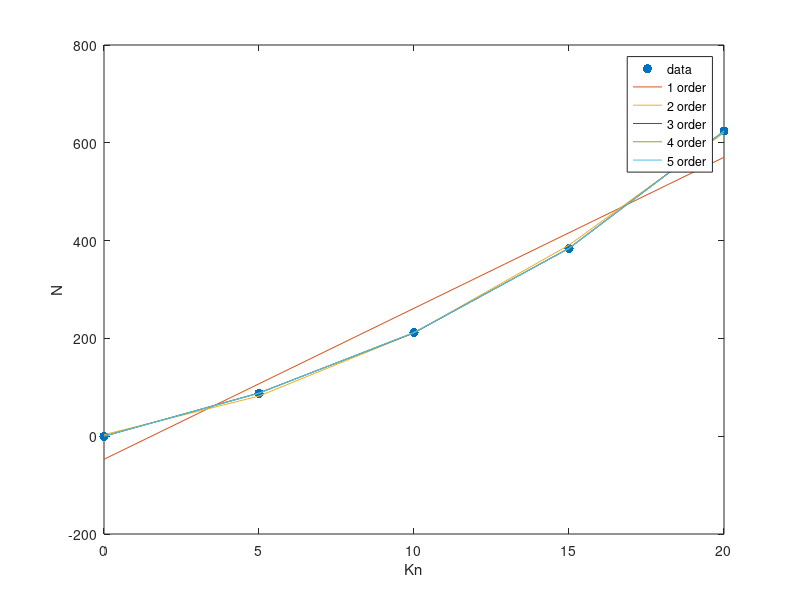
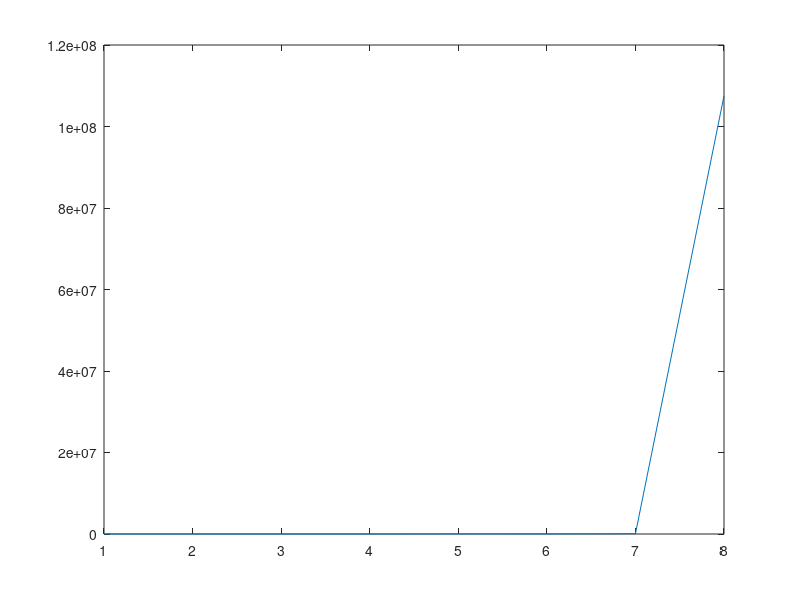
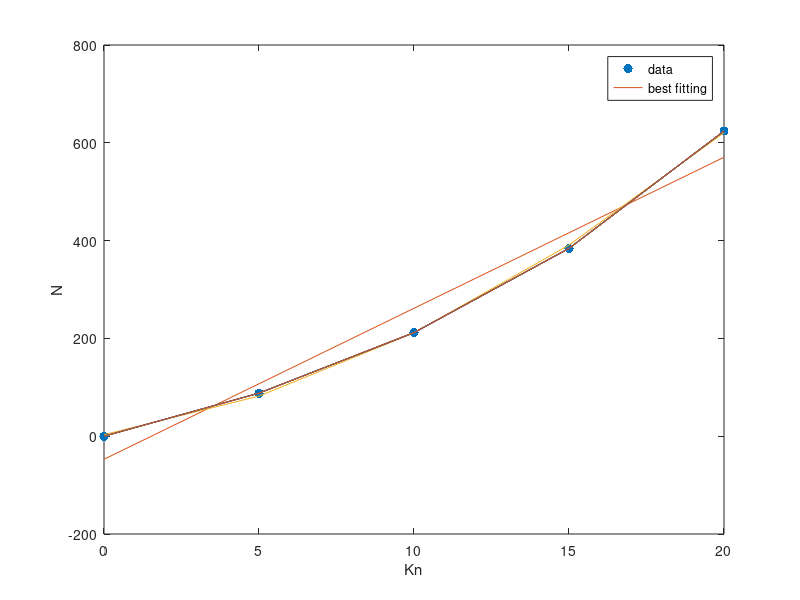

Write MATLAB code to recreate these figures, in order. (Note: this script raises an error after producing the figures.)
%% Model from official data

% drag resistance curve presa con:
%   - displacemente 250 kg
%   - xcog = 1.8 m
% in questo script si cercera di trovare la curva che meglio approssima i
% dati forniti

close all
clear 
clc

%% data
speed_kn = [0:5:20]';            % vettore dati velocità in knots
drag_N   = [0 88 212 384 624]';  % vettore dati drag resistance in Newton
N        = length (speed_kn);    % numero di dati


%% polynomial fitting

% usando tutti i dati
max_order = 8;                  % ordine massimo per il fitting (tunable parameter)
th        = zeros(max_order);   % inizializzazione vettore dei parametri

for n_model = 1:max_order

    PHI = zeros(N,n_model+1);                    % generiamo il vettore phi che raccoglie i nostri dati
   
    for ind = n_model:-1:0                       % from the largest
        PHI(:,n_model+1-ind) = speed_kn.^ind;
    end
    
    th(1:n_model+1, n_model) = (PHI'*PHI)\PHI'*drag_N;
    y_ls(:,n_model)          = PHI*th(1:n_model+1,n_model);

end

% tt = 0:0.1:20;
% NN = 20/0.1;
% yy = zeros (6,5);
% for nn = 1:5
% for ii = 1:NN+1
%     for ind = 5:-1:0
%         xx(ind+1, ii) = tt(ii).^ind;
%     end
%     
%     yy(:,ii,nn) = th(1:6,nn)'*xx(:, ii);
%     end
% end
%     


figure (1), plot (speed_kn, drag_N, '.', 'MarkerSize', 20),
hold on
plot (speed_kn, y_ls(:,1:5)); legend ('data', '1 order', '2 order', '3 order', '4 order', '5 order'); xlabel 'Kn', ylabel 'N';
hold off

%% leave one out cross validation

speed_kn_loo = speed_kn;
drag_N_loo   = drag_N;
max_order    = 8;
th_loo       = zeros(max_order,5, max_order);
% Eval(1:max_order).val(1:5) = zeros(8,1);
s_in(:,1)    = zeros (8,1);

for n_model = 1:max_order % questo ciclo si puo fare a matrici
        
    for ii = 1:5
        speed_kn_loo(ii) = [];                          
        drag_N_loo(ii)   = [];
        PHI_loo          = zeros(N-1, n_model+1);

            for ind = n_model:-1:0 % from the largest
                PHI_loo(:,n_model+1-ind) = speed_kn_loo.^ind;
                s_in(n_model-ind+1,1) = speed_kn(ii).^ind;
            end
        
        th_loo(1:n_model+1,ii, n_model) = (PHI_loo'*PHI_loo)\(PHI_loo'*drag_N_loo); % LS formula
        speed_kn_loo                    = speed_kn;
        drag_N_loo                      = drag_N;
        % y_ls_loo(:,ii,n_model) = PHI_loo*th_loo(1:n_model+1,ii,n_model);
        Err.m_ord(n_model).val(ii) = (drag_N(ii)-th_loo(:, ii, n_model)'*s_in)^2;  % calcolo degli errori di validazione per i singoli modelli
    end
    
    Err.m_ord(n_model).cv = sum(Err.m_ord(n_model).val(:))/N; % calcolo dell'errore di cross validation
end
figure (2), plot (1:max_order, [Err.m_ord.cv]);

fprintf ('il miglior modello e'' il polinomio del 3 ordine\n');

%% Polyval: polynomial fitting (per le note, vedi sotto)
min_std_err = Inf;
fitting =zeros(5,1);

for coeff = 1:max_order
    [p,S,mu] = polyfit(speed_kn,drag_N,coeff); 
    [y_fit,std_err] = polyval(p,speed_kn,S,mu);
    fitting = [fitting y_fit];
    if std_err < min_std_err
        min_std_err = std_err;
        best_grade = coeff;
        best_fit = y_fit;
    end
end
fprintf("Il grado con la std. error minore è: %d",best_grade);
fprintf("\nLa std_err vale:");fprintf("%g\n",min_std_err);

figure ('Name','Polyval')
plot (speed_kn, drag_N, '.', 'MarkerSize', 20)
hold on
plot(speed_kn,fitting(:,2:end));
legend ('data', '1 order', '2 order', '3 order', '4 order', '5 order', '6 order', '7 order', '8 order');
%plot(speed_kn,best_fit);
legend('data','best fitting')
xlabel('Kn'),ylabel('N');


% Note:
 
% polyfit ritorna:
% p = i coefficienti per il polinomio p(x) di grado coeff. 
% è il miglior fit per il least-squares error

% S = serve per ottenere una stima dell'errore con la funzione polyval

% mu = un vettore che serve per scalare e centrare la figura. 
% mu(1) è la media, mu(2) è la deviazione standard dei dati 
  
% polyval ritorna:
% il polinomio centrato e stima l'errore standard nel predire 
% un'osservazione futura (std_err)

% quando il grado del fitting diventa maggiore del numero di dati a
% disposizione, la std_err diventa correttamente Infinita
 
% le parti di codice commentate servono per plottare non solo il miglior 
% fitting, ma tutti i fitting calcolati

% Tutta questa parte dovrebbe essere uguale alla prima parte, ma con
% un'altra funzione dei matlab.
%% Fit: esponenziale
options = fitoptions;
options.Normalize = 'on'; % per centrare il plot. ci sono tante altre possibilità

% Fitting esponenziale di primo e di secondo grado.
e1 = fit(speed_kn,drag_N,'exp1',options);% y = a*exp(b*x)
e2 = fit(speed_kn,drag_N,'exp2',options); % y = a*exp(b*x) + c*exp(d*x)
% il grado massimo è il 2

% Plot
figure ('Name','Exponential')
plot (speed_kn, drag_N,'.', 'MarkerSize', 20);
hold on
plot(e1,'k'),plot(e2,'g');
legend('data','1 ordine','2 ordine')
xlabel('Kn'),ylabel('N');

%% Fit : cftoll

cftool("Fitting.sfit")
% sse = sum squared error
% rmse = root mean square error

%% Cross validation
% dataset = [drag_N,speed_kn];
% classificationLearner
% https://it.mathworks.com/help/stats/cvpartition.html
%%
% dataset = [drag_N,speed_kn];
%classificationLearner
%https://it.mathworks.com/help/stats/cvpartition.html
n = length(drag_N); % n° of observations
p = 0.3; % percentage of the data for the testing dataset
partition = cvpartition(n,'Holdout',p);

% Indici della partizione
indx_train = training(partition);
dragTrain = drag_N(indx_train);
speed_knTrain = speed_kn(indx_train);
indx_test = test(partition);
dragTest = drag_N(indx_test);
speed_knTest = speed_kn(indx_test);

c = fit(dragTrain,speed_knTrain,'poly2');
% Estimate loss using cross-validation
err = crossval('mse',dragTrain,drag_N(indx_train))